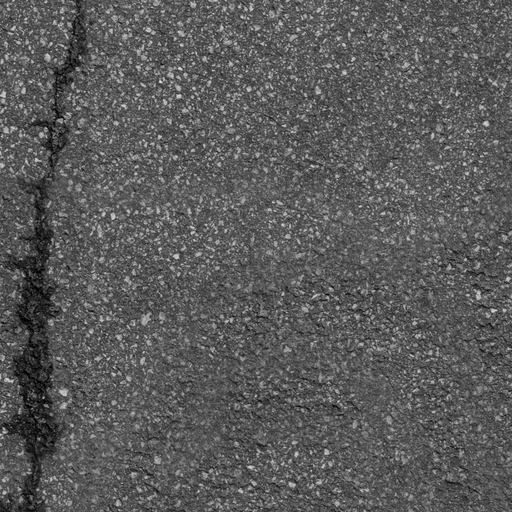
#> input picture imagens/asfalto_00.png, 512 x 512 px; its folder holds only this picture in this run
$ python comparar.py   (older library calls are emulated)
#> lines starting #> are read from the running program, lines starting #| are printed output that depends on the picture
### simples/textura_simples.py
# -*- coding: utf-8 -*-
"""
Versao simplificada do trabalho: um script so, para ler de cima para baixo.

    python simples/textura_simples.py

Faz o essencial do enunciado e nada alem disso:

    1. monta um banco de 7 filtros de textura (0, 45, 90, 135 graus, mais
       dois detectores de borda e um filtro circular);
    2. aplica esse banco em 3 escalas de cada imagem;
    3. resume cada regiao num vetor de 24 dimensoes (a media das respostas
       na janela);
    4. agrupa os vetores parecidos com k-medias euclidiano;
    5. desenha duas figuras: as imagens organizadas por grupo e o mapa de
       grupos dentro das imagens.

Le as imagens ja preparadas de imagens/ (512x512, tons de cinza). Quem faz
o preparo -- baixar as fotos, converter para cinza e recortar -- e a versao
completa, em src/. A versao completa tambem tem mais figuras, escolha de k
por silhueta e PCA; aqui ficou so o caminho principal.
"""
import glob
import os
import sys

import cv2
import numpy as np
import matplotlib
matplotlib.use("Agg")
import matplotlib.pyplot as plt

RAIZ = os.path.join(os.path.dirname(os.path.abspath(__file__)), "..")
IMGS = os.path.join(RAIZ, "imagens")
SAIDA = os.path.join(os.path.dirname(os.path.abspath(__file__)), "saida")

N_ESCALAS = 3     # niveis da piramide
JANELA = 64       # lado da janela onde a media e tirada
PASSO = 32        # deslocamento entre janelas vizinhas
K_IMAGENS = 8     # grupos no agrupamento das imagens inteiras
K_JANELAS = 6     # grupos no agrupamento das janelas
SEMENTE = 42

CORES = np.array([[.90, .24, .22], [.20, .49, .85], [.24, .68, .35], [.95, .65, .13],
                  [.60, .35, .75], [.15, .72, .72], [.85, .45, .65], [.45, .42, .35]])


# ============================================================ 1. os filtros
def gabor(alpha, fase, k=15, lam=5.0, sigma=2.2, gamma=0.5):
    """
    Gabor 2D: uma onda multiplicada por uma gaussiana.

    alpha e a direcao da ESTRUTURA que o filtro procura -- alpha=0 acha
    listras horizontais. A onda precisa variar na direcao perpendicular as
    listras, por isso o +90 no angulo.

    fase='par'   -> cosseno, tem um lobo central: detector de LINHA.
    fase='impar' -> seno, e antissimetrico: detector de BORDA.
    """
    r = (k - 1) // 2
    y, x = np.mgrid[-r:r + 1, -r:r + 1].astype(float)
    t = np.deg2rad(alpha + 90.0)
    xr = x * np.cos(t) + y * np.sin(t)
    yr = -x * np.sin(t) + y * np.cos(t)
    envoltoria = np.exp(-(xr ** 2 + (gamma * yr) ** 2) / (2 * sigma ** 2))
    onda = np.cos(2 * np.pi * xr / lam) if fase == "par" else np.sin(2 * np.pi * xr / lam)
    g = envoltoria * onda
    g -= g.mean()              # media zero: nao responde a brilho constante
    return g / np.abs(g).sum()  # normaliza para as escalas ficarem comparaveis


def circular(k=15, sigma=2.0):
    """Laplaciano da gaussiana: nao tem direcao preferida, so ve granulacao."""
    r = (k - 1) // 2
    y, x = np.mgrid[-r:r + 1, -r:r + 1].astype(float)
    r2 = x ** 2 + y ** 2
    lap = (r2 - 2 * sigma ** 2) / sigma ** 4 * np.exp(-r2 / (2 * sigma ** 2))
    lap -= lap.mean()
    return lap / np.abs(lap).sum()


NOMES = ["par 0", "par 45", "par 90", "par 135", "impar 0", "impar 90", "circular"]
BANCO = ([gabor(a, "par") for a in (0, 45, 90, 135)]
         + [gabor(a, "impar") for a in (0, 90)]
         + [circular()])


# ====================================================== 2. as tres escalas
def respostas(img):
    """
    Devolve um cubo (21, 512, 512) com o modulo da resposta de cada filtro
    em cada escala.

    A piramide encolhe a imagem em vez de aumentar os filtros: suaviza e
    pega um pixel a cada dois. No nivel 2 o mesmo filtro 15x15 enxerga uma
    vizinhanca 4 vezes maior da imagem original.

    Toma-se o valor absoluto porque uma barra clara e uma barra escura sao
    a mesma textura -- sem isso a media da janela daria quase zero nas duas.
    """
    lado = (img.shape[1], img.shape[0])
#> lado = (512, 512)
    nivel = img.astype(float)
    mapas = []
    for e in range(N_ESCALAS):
        if e > 0:
            nivel = cv2.GaussianBlur(nivel, (5, 5), 1.0, borderType=cv2.BORDER_REFLECT)[::2, ::2]
        for f in BANCO:
            r = np.abs(cv2.filter2D(nivel, cv2.CV_64F, f, borderType=cv2.BORDER_REFLECT))
            mapas.append(r if r.shape[::-1] == lado else cv2.resize(r, lado))
#> this loop made 3 passes
#> pass 2, in respostas, `nivel = cv2.GaussianBlur(nivel, (5, 5), 1.0, borderType=cv2.BORDER_REF..`:
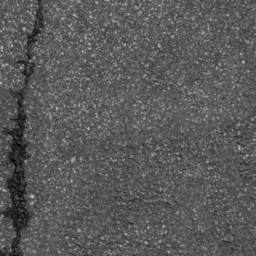
#> nivel: shape (256, 256) float64; min 6.63, max 188.1, mean 90.5
#> pass 3, in respostas, `nivel = cv2.GaussianBlur(nivel, (5, 5), 1.0, borderType=cv2.BORDER_REF..`:
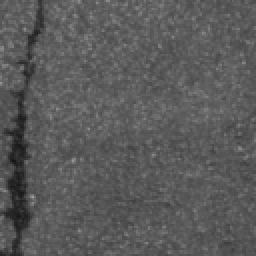
#> nivel: shape (128, 128) float64 (shown 2 times larger); min 18.77, max 159.7, mean 90.5
#> after the loop:
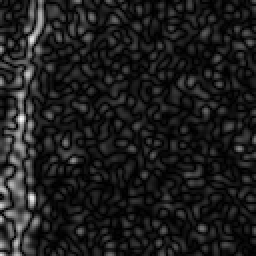
#> r: shape (128, 128) float64 (shown 2 times larger); min 0.000128, max 18.52, mean 2.15; drawn with min black and max white
#> after the loop, mapas = 21 items
    return np.stack(mapas)


# ================================================ 3. o vetor de 24 dimensoes
def para_24(medias):
    """
    21 medias cruas -> 24 dimensoes.

    Nao da para usar as medias cruas direto: elas crescem com o contraste da
    foto, e a distancia euclidiana passaria a medir "quanto contraste tem"
    em vez de "que textura e". A mesma parede no sol e na sombra viraria
    dois grupos.

    Entao cada escala e descrita por 8 numeros: as 7 FRACOES de energia (a
    forma da assinatura, que diz se a textura e horizontal, diagonal ou sem
    direcao) e o log da energia TOTAL (o quanto de textura existe ali).
    3 escalas x 8 = 24.
    """
    medias = np.asarray(medias, float)
#> medias = 21 values, max 5.43 at index 6, min 1.13 at index 17, mean 2.47
    saida = []
    for e in range(N_ESCALAS):
        bloco = medias[..., e * 7:(e + 1) * 7]
        energia = bloco.sum(axis=-1, keepdims=True)
        saida.append(bloco / np.maximum(energia, 1e-12))
        saida.append(np.log1p(energia))
#> this loop made 3 passes
#> (bloco, energia) on passes 1 to 3: ([3.5, 3.35, 3.15, 2.97, 3.66, 3.3, 5.43], [25.34]), ([2.31, 2.11, 2.08, 1.96, 2.41, 2.18, 3.38], [16.42]), ([1.34, 1.14, 1.41, 1.13, 1.41, 1.47, 2.15], [10.05])
#> after the loop, saida = [[0.138, 0.132, 0.124, 0.117, 0.144, 0.13, 0.214], [3.27], [0.141, 0.128, 0.126, 0.119, 0.147, 0.133, 0.206], [2.86], [0.133, 0.114, 0.14, 0.112, 0.14, 0.146, 0.214], [2.4]]
    return np.concatenate(saida, axis=-1)


def medias_por_janela(cubo, janela=JANELA, passo=PASSO):
    """(21,H,W) -> (ny, nx, 21): a media de cada mapa dentro de cada janela."""
#> called with cubo = array of shape (21, 512, 512), janela = 64, passo = 32
    _, h, w = cubo.shape
#> h = 512; w = 512
    return np.array([[cubo[:, y:y + janela, x:x + janela].mean(axis=(1, 2))
                      for x in range(0, w - janela + 1, passo)]
                     for y in range(0, h - janela + 1, passo)])


# ============================================================= 4. k-medias
def kmedias(x, k, iteracoes=100, reinicios=8):
    """k-medias euclidiano. Devolve os rotulos do melhor de varios reinicios."""
    def dist2(a, c):
        return ((a[:, None, :] - c[None, :, :]) ** 2).sum(axis=2)

    melhor = None
    for tentativa in range(reinicios):
        rng = np.random.default_rng(SEMENTE + tentativa)
        centros = x[rng.choice(len(x), k, replace=False)]
        rotulos = np.zeros(len(x), int)
        for _ in range(iteracoes):
            novos = dist2(x, centros).argmin(axis=1)
            if np.array_equal(novos, rotulos):
                break
            rotulos = novos
            for j in range(k):
                if (rotulos == j).any():
                    centros[j] = x[rotulos == j].mean(axis=0)
        inercia = dist2(x, centros)[np.arange(len(x)), rotulos].sum()
        if melhor is None or inercia < melhor[1]:
            melhor = (rotulos, inercia)
    return melhor[0]


def normalizar(x):
    """z-score por dimensao: sem isso as dimensoes de energia dominariam."""
    desvio = x.std(axis=0)
    return (x - x.mean(axis=0)) / np.where(desvio < 1e-12, 1.0, desvio)


# [103 lines left out: functions pureza, figura_grupos, figura_segmentacao, main, not called in this run]


# [3 lines that do not run on import are left out]

### gaussianos/textura_gaussianos.py
# -*- coding: utf-8 -*-
"""
A mesma tarefa da pasta simples/, trocando Gabor por DERIVADAS DE GAUSSIANA.

    python gaussianos/textura_gaussianos.py

Por que trocar
--------------
Um Gabor e uma onda cosseno (ou seno) presa dentro de uma gaussiana. Ele tem
uma frequencia propria, ajustada pelo parametro lambda: e um filtro de banda
estreita, que responde bem a texturas mais ou menos periodicas -- uma parede
de tijolos, uma fiada de telhas.

Uma derivada de gaussiana nao tem frequencia propria nenhuma. E so a gaussiana
derivada uma ou duas vezes numa direcao, o que da um filtro de banda larga:
responde a qualquer variacao naquela direcao, periodica ou nao. Quem escolhe
o "tamanho" que ele enxerga e o sigma, e aqui isso vem da escala da piramide.

O paralelo com o banco de Gabor e exato, filtro a filtro:

    Gabor par (cosseno)  <->  2a derivada da gaussiana  -- detector de LINHA
    Gabor impar (seno)   <->  1a derivada da gaussiana  -- detector de BORDA
    LoG circular         <->  LoG circular              -- o mesmo filtro

O resto do trabalho (piramide de 3 escalas, media na janela, vetor de 24
dimensoes, k-medias, figuras) e identico ao da pasta simples/ e vem importado
de la -- assim a comparacao isola exatamente o efeito de trocar o banco.
"""
import os
import sys

import numpy as np

AQUI = os.path.dirname(os.path.abspath(__file__))
RAIZ = os.path.join(AQUI, "..")
sys.path.insert(0, os.path.join(RAIZ, "simples"))
import textura_simples as base  # noqa: E402


# ================================================== o banco de gaussianas
def derivada_gaussiana(alpha, ordem, k=15, sigma=1.6, alongamento=3.0):
    """
    Derivada de gaussiana orientada.

    A envoltoria e uma gaussiana ALONGADA: estreita na direcao em que a
    derivada e tomada (sigma) e comprida na direcao perpendicular
    (sigma * alongamento). E o alongamento que da seletividade a orientacao
    -- uma gaussiana redonda derivada seria quase um detector de borda
    generico, sem preferencia de direcao.

    alpha e a direcao da ESTRUTURA procurada: alpha=0 acha listras
    horizontais. A derivada tem de ser tomada na direcao perpendicular as
    listras, dai o +90.

    ordem=1 -> antissimetrico, detecta BORDA (degrau de intensidade).
    ordem=2 -> tem lobo central, detecta LINHA (barra clara ou escura).
    """
    r = (k - 1) // 2
    y, x = np.mgrid[-r:r + 1, -r:r + 1].astype(float)
    t = np.deg2rad(alpha + 90.0)
    xr = x * np.cos(t) + y * np.sin(t)      # atravessa a listra
    yr = -x * np.sin(t) + y * np.cos(t)     # corre ao longo da listra
    sy = sigma * alongamento
    g = np.exp(-(xr ** 2 / (2 * sigma ** 2) + yr ** 2 / (2 * sy ** 2)))
    if ordem == 1:
        f = -(xr / sigma ** 2) * g
    else:
        f = ((xr ** 2 - sigma ** 2) / sigma ** 4) * g
    f -= f.mean()               # media zero: nao responde a brilho constante
    return f / np.abs(f).sum()  # normaliza para as escalas ficarem comparaveis


NOMES = ["2a 0", "2a 45", "2a 90", "2a 135", "1a 0", "1a 90", "circular"]
BANCO = ([derivada_gaussiana(a, 2) for a in (0, 45, 90, 135)]
         + [derivada_gaussiana(a, 1) for a in (0, 90)]
         + [base.circular()])


# ===================================================== figura do banco
# [34 lines left out: functions figura_banco, main, not called in this run]


# [3 lines that do not run on import are left out]

### gaussianos/comparar.py
# -*- coding: utf-8 -*-
"""
Compara os dois bancos de filtros no mesmo conjunto e no mesmo pipeline.

    python gaussianos/comparar.py

Roda tudo duas vezes -- uma com os Gabor de simples/, outra com as derivadas
de gaussiana daqui -- e mede em que os dois discordam. Escreve
gaussianos/saida/comparacao.png e imprime a tabela de numeros.
"""
import glob
import os
import sys

import cv2
import numpy as np
import matplotlib
matplotlib.use("Agg")
import matplotlib.pyplot as plt

AQUI = os.path.dirname(os.path.abspath(__file__))
RAIZ = os.path.join(AQUI, "..")
sys.path.insert(0, os.path.join(RAIZ, "simples"))
import textura_simples as base  # noqa: E402
import textura_gaussianos as gauss  # noqa: E402

BANCOS = [("Gabor", base.NOMES, list(base.BANCO)),
          ("derivada de gaussiana", gauss.NOMES, list(gauss.BANCO))]


def vetores_com(banco):
    """Roda o pipeline inteiro com um banco especifico."""
    base.BANCO = banco
    globais, janelas, nomes = [], [], []
    for arquivo in sorted(glob.glob(os.path.join(base.IMGS, "*.png"))):
        cubo = base.respostas(cv2.imread(arquivo, cv2.IMREAD_GRAYSCALE))
        globais.append(base.para_24(cubo.reshape(21, -1).mean(axis=1)))
        janelas.append(base.para_24(base.medias_por_janela(cubo)).reshape(-1, 24))
        nomes.append(os.path.splitext(os.path.basename(arquivo))[0])
    return np.array(globais), np.concatenate(janelas), nomes


# [53 lines left out: functions rand, trocaram_de_grupo, perfil_radial, banda, not called in this run]


def main():
    saida = os.path.join(AQUI, "saida")
    os.makedirs(saida, exist_ok=True)

    resultados = []
    for nome, _, banco in BANCOS:
        globais, janelas, nomes = vetores_com(banco)
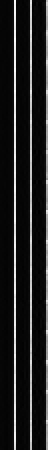
#> janelas: shape (225, 24) float64 (shown 2 times larger); min 0.0552, max 3.52, mean 0.477; drawn with min black and max white
#> nomes = ['asfalto_00']
        classes = [x.rsplit("_", 1)[0] for x in nomes]
#> classes = ['asfalto']
        rotulos = base.kmedias(base.normalizar(globais), base.K_IMAGENS)
#> in normalizar, `desvio = x.std(axis=0)`: desvio = 24 values from 0 to 0
        resultados.append({
            "nome": nome, "rotulos": rotulos, "nomes": nomes, "classes": classes,
            "pureza": base.pureza(rotulos, classes),
        })

    a, b = resultados
    concordancia = rand(a["rotulos"], b["rotulos"])
    mudaram = trocaram_de_grupo(a["rotulos"], b["rotulos"], a["nomes"])

    print("%-24s %s" % ("banco", "pureza (k=8)"))
    for r in resultados:
        print("%-24s %.3f" % (r["nome"], r["pureza"]))
    print("\nindice de Rand entre os dois agrupamentos: %.3f" % concordancia)
    print("imagens que trocaram de grupo: %d de %d" % (len(mudaram), len(a["nomes"])))
    if mudaram:
        print("  " + ", ".join(mudaram))

    # ---------------------------------------------------------------- figura
    fig = plt.figure(figsize=(15, 7.2))
    gs = fig.add_gridspec(3, 7, height_ratios=[1, 1, 1.25], hspace=0.45, wspace=0.08)
    for linha, (nome, nomes_f, banco) in enumerate(BANCOS):
        for j, (nf, f) in enumerate(zip(nomes_f, banco)):
            ax = fig.add_subplot(gs[linha, j])
            v = np.abs(f).max()
            ax.imshow(f, cmap="RdBu_r", vmin=-v, vmax=v)
            ax.set_title(nf, fontsize=9)
            ax.axis("off")
            if j == 0:
                ax.text(-0.35, 0.5, nome, transform=ax.transAxes, rotation=90,
                        ha="center", va="center", fontsize=11, fontweight="bold")

    ax = fig.add_subplot(gs[2, :])
    for (nome, _, banco), cor in zip(BANCOS, ("#c0392b", "#2d5fa8")):
        freq, resposta = perfil_radial(banco[0])      # o filtro de linha a 0 graus
        pico, largura, oitavas = banda(freq, resposta)
        ax.plot(freq, resposta, color=cor, lw=2,
                label="%s: pico em %.2f c/px, %.1f oitavas" % (nome, pico, oitavas))
        ax.axvline(pico, color=cor, ls=":", lw=1)
        ax.annotate("", xy=(pico - largura / 2, 0.5), xytext=(pico + largura / 2, 0.5),
                    arrowprops=dict(arrowstyle="<->", color=cor, lw=1.2))
    ax.set_xlabel("frequencia espacial (ciclos por pixel)")
    ax.set_ylabel("resposta normalizada")
    ax.set_title("Onde os dois diferem de verdade: a derivada de gaussiana tem o pico mais "
                 "baixo e a banda mais larga em oitavas (as setas marcam a meia altura)",
                 fontsize=11)
    ax.legend()
    ax.grid(alpha=.3)
    ax.set_xlim(0, 0.5)

    fig.suptitle("Os dois bancos lado a lado - pureza %.2f (Gabor) contra %.2f "
                 "(gaussiana), Rand %.2f" % (a["pureza"], b["pureza"], concordancia),
                 fontsize=13)
    fig.savefig(os.path.join(saida, "comparacao.png"), dpi=130,
                bbox_inches="tight", facecolor="white")
    plt.close(fig)
    print("\n-> gaussianos/saida/comparacao.png")


if __name__ == "__main__":
    sys.stdout.reconfigure(encoding="utf-8", errors="replace")
#> (the run stopped early here; a loop or call above may not have finished)

$ run again, on imagens/asfalto_04.png
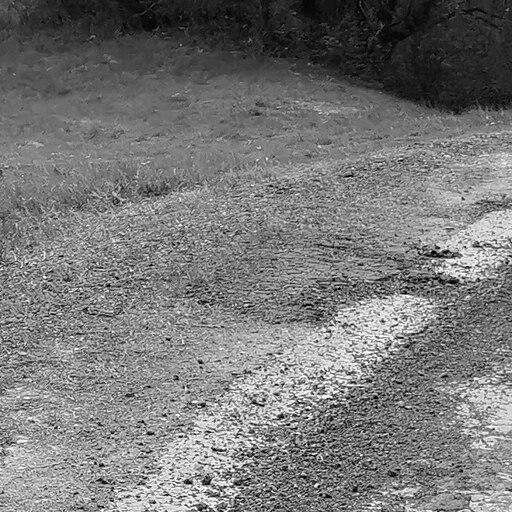
#> input picture imagens/asfalto_04.png, 512 x 512 px
#> lado = (512, 512)
#> after the loop in respostas, `for e in range(N_ESCALAS):`:
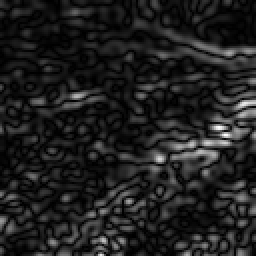
#> r: shape (128, 128) float64 (shown 2 times larger); min 8.18e-05, max 24.38, mean 3.1; drawn with min black and max white
#> after the loop in respostas, `for e in range(N_ESCALAS):`: mapas = 21 items
#> medias = 21 values, max 5.35 at index 4, min 1.05 at index 16, mean 2.62
#> the loop in para_24, `for e in range(N_ESCALAS):` made 3 passes
#> (bloco, energia) on passes 1 to 3: ([5.09, 3.33, 2.73, 3.24, 5.35, 2.86, 5.27], [27.87]), ([2.59, 1.7, 1.55, 1.73, 2.73, 1.63, 3.41], [15.33]), ([2.03, 1.15, 1.05, 1.24, 2.16, 1.11, 3.06], [11.8])
#> after the loop in para_24, `for e in range(N_ESCALAS):`: saida = [[0.183, 0.119, 0.0978, 0.116, 0.192, 0.103, 0.189], [3.36], [0.169, 0.111, 0.101, 0.113, 0.178, 0.106, 0.222], [2.79], [0.172, 0.0974, 0.089, 0.105, 0.183, 0.0941, 0.26], [2.55]]
#> in main, `globais, janelas, nomes = vetores_com(banco)`:
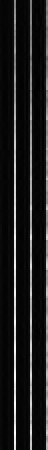
#> janelas: shape (225, 24) float64 (shown 2 times larger); min 0.0333, max 4.04, mean 0.475; drawn with min black and max white
#> nomes = ['asfalto_04']
#> classes = ['asfalto']
#> desvio = 24 values from 0 to 0

$ run again, on imagens/brita_01.png
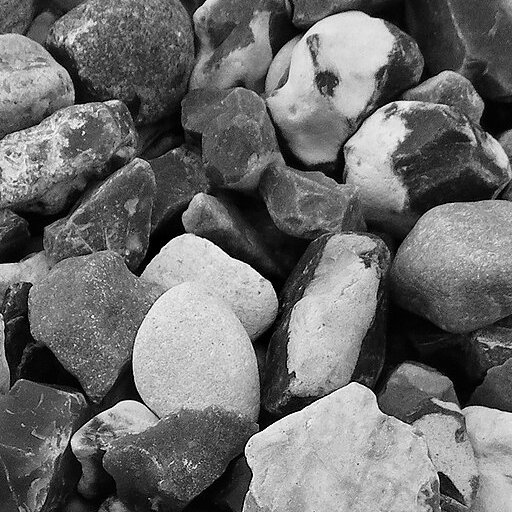
#> input picture imagens/brita_01.png, 512 x 512 px
#> lado = (512, 512)
#> after the loop in respostas, `for e in range(N_ESCALAS):`:
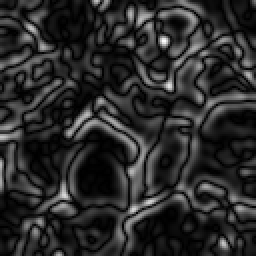
#> r: shape (128, 128) float64 (shown 2 times larger); min 0.000626, max 56.7, mean 9.6; drawn with min black and max white
#> after the loop in respostas, `for e in range(N_ESCALAS):`: mapas = 21 items
#> medias = 21 values, max 9.59 at index 20, min 2.05 at index 8, mean 3.25
#> the loop in para_24, `for e in range(N_ESCALAS):` made 3 passes
#> (bloco, energia) on passes 1 to 3: ([2.27, 2.09, 2.36, 2.45, 2.4, 2.51, 5.26], [19.35]), ([2.27, 2.05, 2.26, 2.35, 2.42, 2.4, 6.73], [20.49]), ([3.18, 2.87, 3.11, 3.16, 3.33, 3.25, 9.59], [28.49])
#> after the loop in para_24, `for e in range(N_ESCALAS):`: saida = [[0.117, 0.108, 0.122, 0.127, 0.124, 0.13, 0.272], [3.01], [0.111, 0.1, 0.111, 0.115, 0.118, 0.117, 0.329], [3.07], [0.111, 0.101, 0.109, 0.111, 0.117, 0.114, 0.337], [3.38]]
#> in main, `globais, janelas, nomes = vetores_com(banco)`:
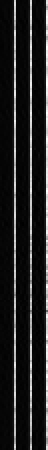
#> janelas: shape (225, 24) float64 (shown 2 times larger); min 0.0295, max 3.88, mean 0.514; drawn with min black and max white
#> nomes = ['brita_01']
#> classes = ['brita']
#> desvio = 24 values from 0 to 0

$ run again, on imagens/asfalto_01.png
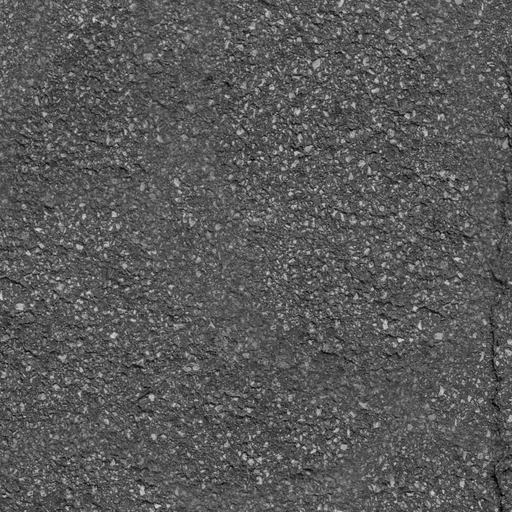
#> input picture imagens/asfalto_01.png, 512 x 512 px
#> lado = (512, 512)
#> after the loop in respostas, `for e in range(N_ESCALAS):`:
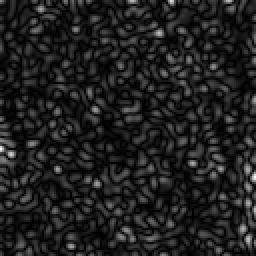
#> r: shape (128, 128) float64 (shown 2 times larger); min 0.000131, max 14.43, mean 1.82; drawn with min black and max white
#> after the loop in respostas, `for e in range(N_ESCALAS):`: mapas = 21 items
#> medias = 21 values, max 5.48 at index 6, min 1.16 at index 15, mean 2.44
#> the loop in para_24, `for e in range(N_ESCALAS):` made 3 passes
#> (bloco, energia) on passes 1 to 3: ([3.66, 3.45, 2.99, 2.93, 3.83, 3.12, 5.48], [25.46]), ([2.39, 2.19, 2.03, 1.93, 2.51, 2.14, 3.3], [16.48]), ([1.33, 1.16, 1.18, 1.17, 1.39, 1.24, 1.82], [9.27])
#> after the loop in para_24, `for e in range(N_ESCALAS):`: saida = [[0.144, 0.136, 0.117, 0.115, 0.151, 0.123, 0.215], [3.28], [0.145, 0.133, 0.123, 0.117, 0.152, 0.13, 0.2], [2.86], [0.143, 0.125, 0.127, 0.126, 0.15, 0.134, 0.196], [2.33]]
#> in main, `globais, janelas, nomes = vetores_com(banco)`:
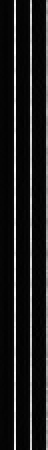
#> janelas: shape (225, 24) float64 (shown 2 times larger); min 0.0677, max 3.49, mean 0.476; drawn with min black and max white
#> nomes = ['asfalto_01']
#> classes = ['asfalto']
#> desvio = 24 values from 0 to 0
